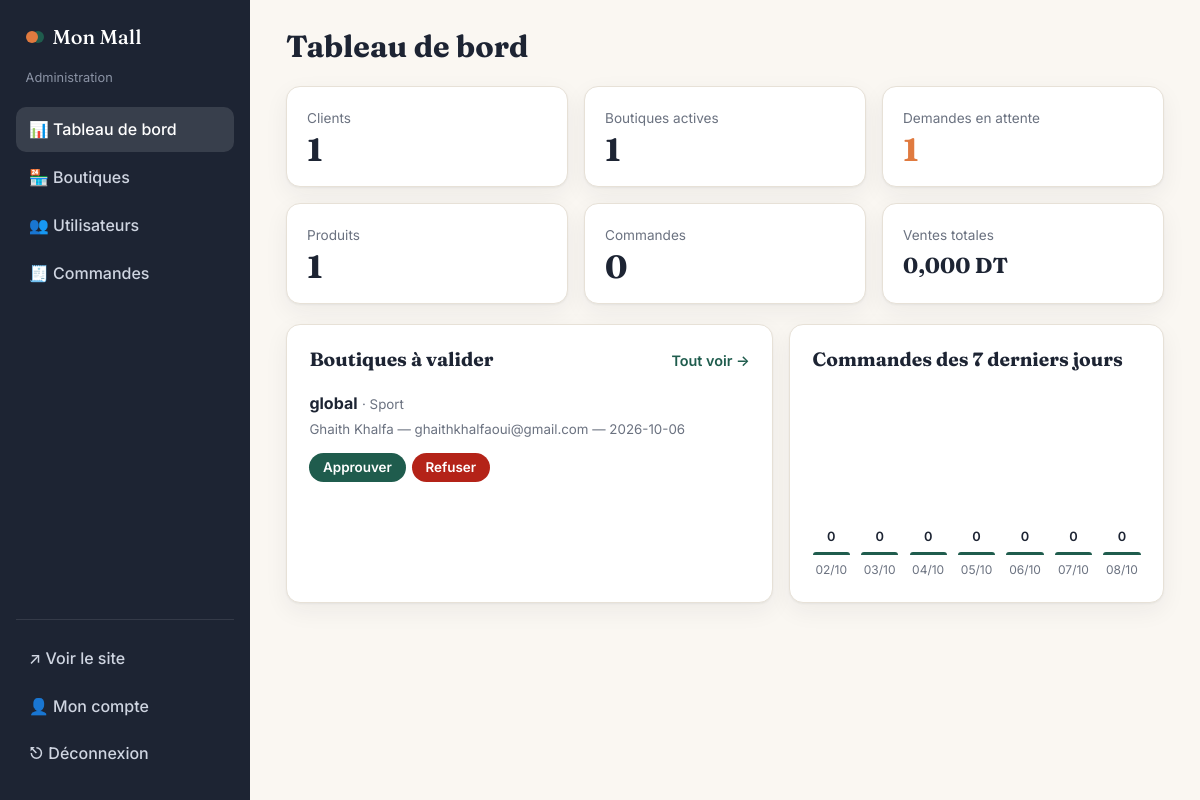
Page /admin/ (signed in) on the committed database.
### tables this page shows
CREATE TABLE boutiques (
    id          INTEGER PRIMARY KEY AUTOINCREMENT,
    owner_id    INTEGER NOT NULL UNIQUE REFERENCES users(id) ON DELETE CASCADE,
    nom         TEXT NOT NULL,
    description TEXT,
    categorie   TEXT,
    telephone   TEXT,
    adresse     TEXT,
    logo        TEXT,
    statut      TEXT NOT NULL DEFAULT 'en_attente'
                CHECK (statut IN ('en_attente', 'approuvee', 'refusee', 'suspendue')),
    created_at  TEXT NOT NULL DEFAULT (datetime('now', 'localtime'))
);

CREATE TABLE users (
    id            INTEGER PRIMARY KEY AUTOINCREMENT,
    nom           TEXT NOT NULL,
    email         TEXT NOT NULL UNIQUE,
    telephone     TEXT,
    password_hash TEXT NOT NULL,
    role          TEXT NOT NULL CHECK (role IN ('client', 'vendeur', 'admin')),
    actif         INTEGER NOT NULL DEFAULT 1,
    created_at    TEXT NOT NULL DEFAULT (datetime('now', 'localtime'))
);

### app/admin.py (the view)
@admin_bp.route("/")
def dashboard():
    stats = {
        "clients": compter("SELECT COUNT(*) FROM users WHERE role = 'client'"),
        "boutiques": compter("SELECT COUNT(*) FROM boutiques WHERE statut = 'approuvee'"),
        "en_attente": compter("SELECT COUNT(*) FROM boutiques WHERE statut = 'en_attente'"),
        "produits": compter("SELECT COUNT(*) FROM produits"),
        "commandes": compter("SELECT COUNT(*) FROM commandes"),
        "ventes": compter("SELECT COALESCE(SUM(prix * quantite), 0) FROM commande_lignes WHERE statut != 'annulee'"),
    }
    jours = [date.today() - timedelta(days=i) for i in range(6, -1, -1)]
    par_jour = dict(query(
        "SELECT date(created_at) d, COUNT(*) FROM commandes WHERE date(created_at) >= ? GROUP BY d",
        (jours[0].isoformat(),),
    ))
    chart = [{"label": j.strftime("%d/%m"), "value": par_jour.get(j.isoformat(), 0)} for j in jours]
    chart_max = max([c["value"] for c in chart] + [1])
    demandes = query(
        """SELECT b.*, u.nom AS proprietaire, u.email FROM boutiques b JOIN users u ON u.id = b.owner_id
           WHERE b.statut = 'en_attente' ORDER BY b.created_at"""
    )
    return render_template("admin/dashboard.html", stats=stats, chart=chart, chart_max=chart_max, demandes=demandes)

### app/admin.py (called while the page is built)
@admin_bp.before_request
@login_required("admin")
def proteger():
    pass

def compter(sql, args=()):
    return query(sql, args, one=True)[0]

### app/auth.py (called while the page is built)
def load_user():
    g.user = None
    uid = session.get("user_id")
    if uid:
        user = query("SELECT * FROM users WHERE id = ?", (uid,), one=True)
        if user and user["actif"]:
            g.user = user
        else:
            session.pop("user_id", None)

### app/db.py (called while the page is built)
def get_db():
    if "db" not in g:
        g.db = sqlite3.connect(current_app.config["DATABASE"])
        g.db.row_factory = sqlite3.Row
        g.db.execute("PRAGMA foreign_keys = ON")
    return g.db

def query(sql, args=(), one=False):
    rows = get_db().execute(sql, args).fetchall()
    return (rows[0] if rows else None) if one else rows

### app/utils.py (called while the page is built)
def login_required(*roles):
    def decorator(view):
        @wraps(view)
        def wrapped(*args, **kwargs):
            if g.user is None:
                flash("Connectez-vous pour continuer.", "error")
                return redirect(url_for("auth.connexion", next=request.full_path))
            if roles and g.user["role"] not in roles:
                flash("Vous n'avez pas accès à cette page.", "error")
                return redirect(url_for("main.index"))
            return view(*args, **kwargs)
        return wrapped
    return decorator

### app/templates/admin/dashboard.html
{% extends "admin/base.html" %}
{% from "admin/_macros.html" import actions_boutique %}
{% block heading %}Tableau de bord{% endblock %}
{% block admin %}
<div class="kpis kpis-6">
  <div class="kpi"><span>Clients</span><strong>{{ stats.clients }}</strong></div>
  <div class="kpi"><span>Boutiques actives</span><strong>{{ stats.boutiques }}</strong></div>
  <div class="kpi"><span>Demandes en attente</span><strong class="{{ 'accent' if stats.en_attente }}">{{ stats.en_attente }}</strong></div>
  <div class="kpi"><span>Produits</span><strong>{{ stats.produits }}</strong></div>
  <div class="kpi"><span>Commandes</span><strong>{{ stats.commandes }}</strong></div>
  <div class="kpi"><span>Ventes totales</span><strong class="kpi-text">{{ stats.ventes | dt }}</strong></div>
</div>
<div class="panels">
  <section class="panel">
    <div class="panel-head">
      <h3>Boutiques à valider</h3>
      <a href="{{ url_for('admin.boutiques', statut='en_attente') }}">Tout voir →</a>
    </div>
    {% if demandes %}
      <ul class="list">
        {% for b in demandes %}
          <li class="list-wrap">
            <span>
              <strong>{{ b.nom }}</strong> <small class="muted">· {{ b.categorie or '—' }}</small><br>
              <small class="muted">{{ b.proprietaire }} — {{ b.email }} — {{ b.created_at[:10] }}</small>
            </span>
            {{ actions_boutique(b) }}
          </li>
        {% endfor %}
      </ul>
    {% else %}
      <p class="muted">Aucune demande en attente. 🎉</p>
    {% endif %}
  </section>
  <section class="panel">
    <h3>Commandes des 7 derniers jours</h3>
    <div class="bars">
      {% for d in chart %}
        <div class="bar-col" title="{{ d.value }} commande(s)">
          <span class="bar-val">{{ d.value }}</span>
          <div class="bar" style="height: {{ (d.value / chart_max * 100) | round(0) }}%"></div>
          <span class="bar-label">{{ d.label }}</span>
        </div>
      {% endfor %}
    </div>
  </section>
</div>
{% endblock %}

### app/templates/admin/_macros.html (shortened to what this page needs)
{% macro actions_boutique(b) %}
  <div class="actions-cell">
    {% for s, label, cls in [('approuvee', 'Approuver', ''), ('refusee', 'Refuser', 'btn-danger'), ('suspendue', 'Suspendre', 'btn-ghost')] %}
      {% if b.statut != s and not (s == 'suspendue' and b.statut != 'approuvee') and not (s == 'refusee' and b.statut == 'approuvee') %}
        <form method="post" action="{{ url_for('admin.boutique_statut', boutique_id=b.id) }}">
          <button class="btn btn-small {{ cls }}">{{ label }}</button>
        </form>
      {% endif %}
    {% endfor %}
  </div>
{% endmacro %}

### app/static/css/style.css (style rules this page uses)
:root { --bg: #faf7f2; --surface: #ffffff; --ink: #1d2433; --muted: #6b7280; --line: #e7e1d7; --primary: #1f5c4d; --primary-soft: #e6efe9; --accent: #e07a3f; --accent-soft: #fdeee4; --danger: #b42318; --warn-bg: #fff6dd; --warn-ink: #7a5300; --radius: 14px; --shadow: 0 1px 2px rgba(29,36,51,.05), 0 8px 24px rgba(29,36,51,.06); --serif: "Fraunces", Georgia, serif; --sans: "Inter", system-ui, -apple-system, "Segoe UI", sans-serif; }
* { box-sizing: border-box; }
html, body { margin: 0; }
body { font-family: var(--sans); background: var(--bg); color: var(--ink); line-height: 1.55; }
a { color: var(--primary); }
h1, h2, h3 { font-family: var(--serif); line-height: 1.15; margin: 0 0 .5em; }
h3 { font-size: 1.2rem; }
.muted { color: var(--muted); }
.btn { display: inline-block; text-align: center; background: var(--primary); color: #fff; padding: .7rem 1.25rem; border-radius: 999px; border: 0; font: 600 .95rem var(--sans); text-decoration: none; cursor: pointer; transition: transform .15s, opacity .15s; }
.btn-danger { background: var(--danger); }
.btn-small { padding: .4rem .85rem; font-size: .84rem; }
.actions form, .actions-cell form { margin: 0; }
.actions-cell { display: flex; gap: .4rem; flex-wrap: wrap; }
.panel { background: var(--surface); border: 1px solid var(--line); border-radius: var(--radius); padding: 1.4rem; box-shadow: var(--shadow); }

### app/static/css/dash.css (style rules this page uses)
.kpis { display: grid; grid-template-columns: repeat(4, 1fr); gap: 1rem; margin-bottom: 1.25rem; }
.kpis-6 { grid-template-columns: repeat(3, 1fr); }
.kpi { background: var(--surface); border: 1px solid var(--line); border-radius: var(--radius); padding: 1.1rem 1.25rem; box-shadow: var(--shadow); }
.kpi span { color: var(--muted); font-size: .85rem; }
.kpi strong { display: block; font: 700 2rem var(--serif); }
.kpi strong.kpi-text { font-size: 1.35rem; margin-top: .35rem; background: none; padding: 0; }
.kpi strong.accent { color: var(--accent); }
.panels { display: grid; grid-template-columns: 1.3fr 1fr; gap: 1rem; }
.panel { margin-bottom: 1rem; }
.panel-head { display: flex; justify-content: space-between; align-items: baseline; gap: 1rem; }
.panel-head a { font-weight: 600; text-decoration: none; font-size: .9rem; }
.bars { display: flex; align-items: flex-end; gap: .7rem; height: 200px; padding-top: 1rem; }
.bar-col { flex: 1; display: flex; flex-direction: column; align-items: center; justify-content: flex-end; height: 100%; gap: .35rem; }
.bar { width: 100%; max-width: 40px; min-height: 3px; background: var(--primary); border-radius: 6px 6px 0 0; }
.bar-val { font-size: .8rem; font-weight: 600; }
.bar-label { font-size: .75rem; color: var(--muted); }
.list { list-style: none; padding: 0; margin: 0; }
.list li { display: flex; justify-content: space-between; align-items: center; gap: .75rem; padding: .75rem 0; border-bottom: 1px solid var(--line); }
.list li:last-child { border: 0; }
.list-wrap { flex-wrap: wrap; }

### rows in the picture
boutiques: nom "global", categorie "Sport", proprietaire "Ghaith Khalfa", email "ghaithkhalfaoui@gmail.com", created_at "2026-10-06", label "Approuver" "Refuser"

### other values in the picture
{{ site_name }} "Mon Mall"
{{ stats.clients }} "1"
{{ stats.boutiques }} "1"
{{ stats.en_attente }} "1"
{{ stats.produits }} "1"
{{ stats.commandes }} "0"
{{ stats.ventes | dt }} "0,000 DT"
{{ d.value }} "0" "0" "0" "0" "0" "0" "0"
{{ d.label }} "02/10" "03/10" "04/10" "05/10" "06/10" "07/10" "08/10"
